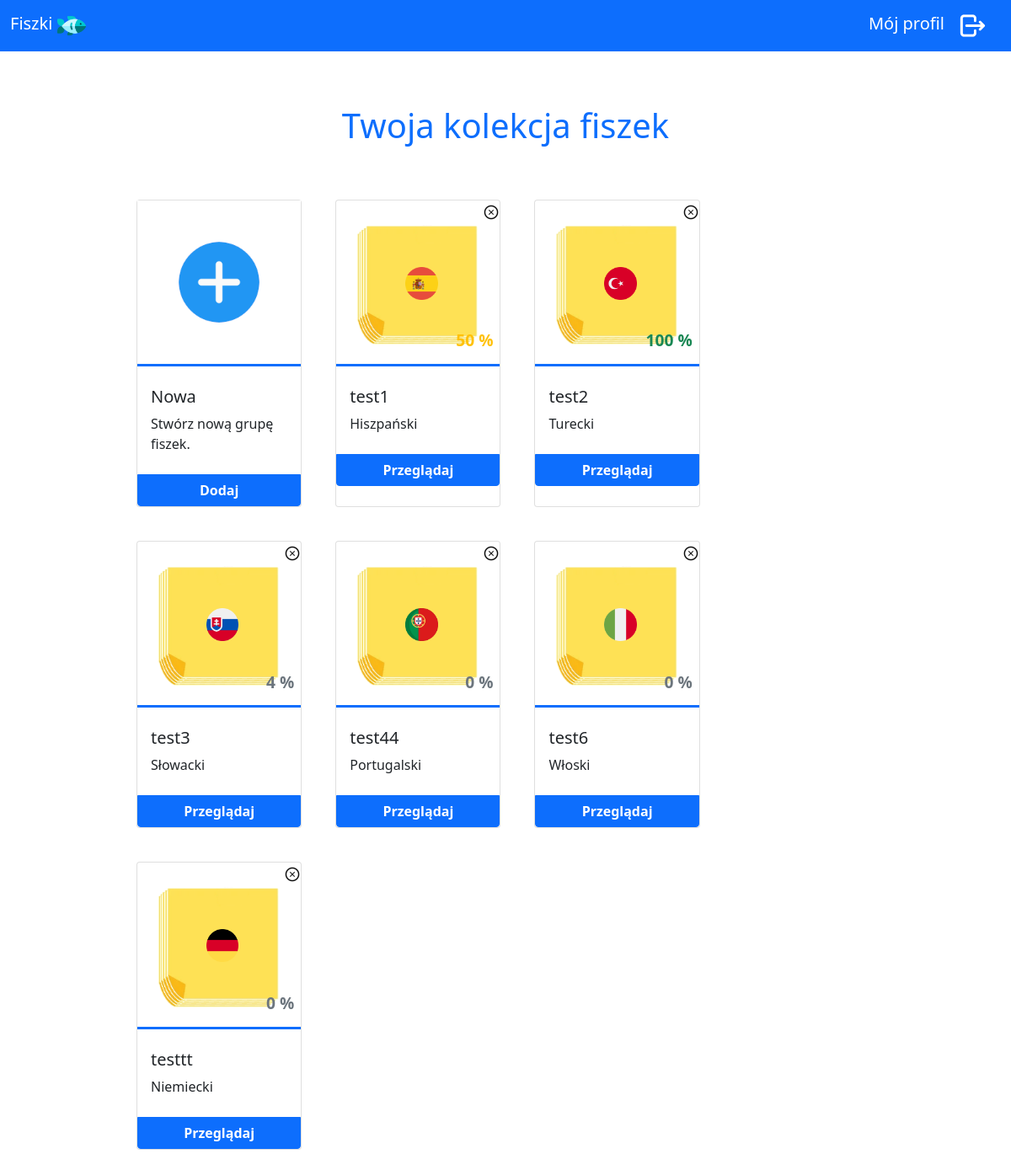
The page /cards_collection (signed in) on the database its author committed.
### pjf/models.py (models this page shows)
class groups(db.Model):
    id = db.Column("id", db.Integer, primary_key=True)
    name = db.Column(db.String(60))
    lang = db.Column(db.String(60))
    completion = db.Column(db.Integer, default=0)
    user_id = db.Column(db.Integer, db.ForeignKey("users.id"))
    card = db.relationship("cards", backref="group", lazy=True)
    lesson = db.relationship("lessons", backref="group", lazy=True)

### pjf/collection/routes.py (the view)
@collection.route("/cards_collection", methods=["GET", "POST"])
def cards_collection_page():
    if "logged_in" not in session:
        return redirect(url_for("user.login_page"))
    if request.method == "POST":
        group_name = request.form["name"]
        group_lang = request.form["lang"]
        user_id = users.query.filter_by(login=session['login']).first().id # only one exists, user is unique
        new_group = groups(name=group_name, lang=group_lang, user_id=user_id)
        db.session.add(new_group)
        db.session.commit()
        return redirect(url_for("collection.cards_collection_page"))
    else: #method == get
        login_in_session = session["login"]
        user_id = users.query.filter_by(login=login_in_session).first().id
        users_groups = groups.query.filter_by(user_id=user_id).all()
        languages = ['Angielski', 'Niemiecki', 'Hiszpański', 'Francuski', 'Włoski', 'Duński',   'Turecki',
                     'Chiński', 'Japoński', 'Holenderski', 'Portugalski', 'Czeski', 'Słowacki', 'Węgierski']
        languages.sort()
        return render_template("cards_collection.html", languages=languages, groups=users_groups)

### pjf/templates/cards_collection.html (shortened to what this page needs)
{% extends "base.html" %}
{% block content %}
<div class="groups">
  <h1 class="py-5 text-center text-primary">Twoja kolekcja fiszek</h1>
<div class="row justify-content-start flex-wrap gap-4">
    <div class="card p-0 m-2" style="width: 22%">
        <img src="{{url_for('static', filename='images/new_cards.png')}}" class="border-bottom border-3 border-primary"/>
      <div class="card-body p-0">
        <div class="px-3 py-4">
            <h5 class="card-title">Nowa</h5>
            <p class="card-text">Stwórz nową grupę fiszek.</p>
        </div>
         <button class="btn btn-primary w-100 mt-10 rounded-0 rounded-bottom" data-bs-toggle="modal" data-bs-target="#reg-modal">
            Dodaj
         </button>
      </div>
    </div>
    {% if groups %}
        {% for group in groups %}
        <div class="card p-0 m-2 position-relative" style="width: 22%">
            <div class="position-relative w-100">
                <a class="position-absolute text-decoration-none text-dark" href="/delete_group/{{group.id}}" style="top:0%; right: 0%">
                <img src="{{url_for('static', filename='images/close_icon.png')}}"/>
                </a>
                <img src="{{url_for('static', filename='images/languages/' + group.lang + '.png')}}" class="lang-icon"/>
                <p
                    {% if group.completion < 50 %}
                        class="text-secondary position-absolute bottom-0 end-0 px-2 completion"
                    {% elif group.completion < 70 %}
                        class="text-warning position-absolute bottom-0 end-0 px-2 completion"
                    {% else %}
                        class="text-success position-absolute bottom-0 end-0 px-2 completion"
                    {% endif %}
                >
                    {{group.completion}} %</p>
            </div>
            <div class="card-body p-0">
                <div class="px-3 py-4">
                    <h5 class="card-title">{{group.name}}</h5>
                    <p class="card-text">{{group.lang}}</p>
                </div>
                 <a href="/group/{{group.id}}" class="btn btn-primary w-100 mt-10 rounded-0 rounded-bottom">Przeglądaj</a>
            </div>
        </div>
        {% endfor %}
    {% endif %}
    </div>
</div>
{% endblock %}

### pjf/templates/base.html (shortened to what this page needs)
<!DOCTYPE html>
<html lang="en">
<head>
    <link href="https://cdn.jsdelivr.net/npm/bootstrap@5.0.2/dist/css/bootstrap.min.css" rel="stylesheet">
    <link rel="stylesheet" href="{{url_for('static', filename='styles/style.css')}}">
</head>
<body>
    <nav class="navbar navbar-dark bg-primary">
      <div class="container-fluid">
        <a class="navbar-brand" href="/">Fiszki  <img src="{{url_for('static', filename='images/logo.png')}}" width="6%"/></a>
          {% if session["logged_in"]%}
              <div class="d-inline-flex justify-content-end">
                <a class="navbar-brand" href="/stats">Mój profil</a>
                <a class="navbar-brand mw-100" href="/logout"><img src="{{url_for('static', filename='images/logout_icon.png')}}"/></a>
              </div>
          {% else %}
              <div>
                <a class="navbar-brand" href="/login">Logowanie</a>
                <a class="navbar-brand" href="/sign_up">Rejestracja</a>
              </div>
          {% endif %}
      </div>
    </nav>
    <div class="container-fluid  w-75 p-3">
        {% block content %}
        {% endblock %}
    </div>
</body>
</html>

### pjf/static/styles/style.css (style rules this page uses)
.practice .lang-icon, .groups .lang-icon { position: absolute; top: 40%; left: 42%; width: 20%; }
.practice .completion, .groups .completion, .lesson, .stats { font-weight: 600!important; }
.practice .completion, .groups .completion { font-size: 1.2rem; }
.btn-primary { font-weight: 600!important; }

### rows shown on the page
groups: lang (picture), completion "50", name "test1", lang "Hiszpański"
groups: lang (picture), completion "100", name "test2", lang "Turecki"
groups: lang (picture), completion "4", name "test3", lang "Słowacki"
groups: lang (picture), completion "0", name "test44", lang "Portugalski"
groups: lang (picture), completion "0", name "test6", lang "Włoski"
groups: lang (picture), completion "0", name "testtt", lang "Niemiecki"
